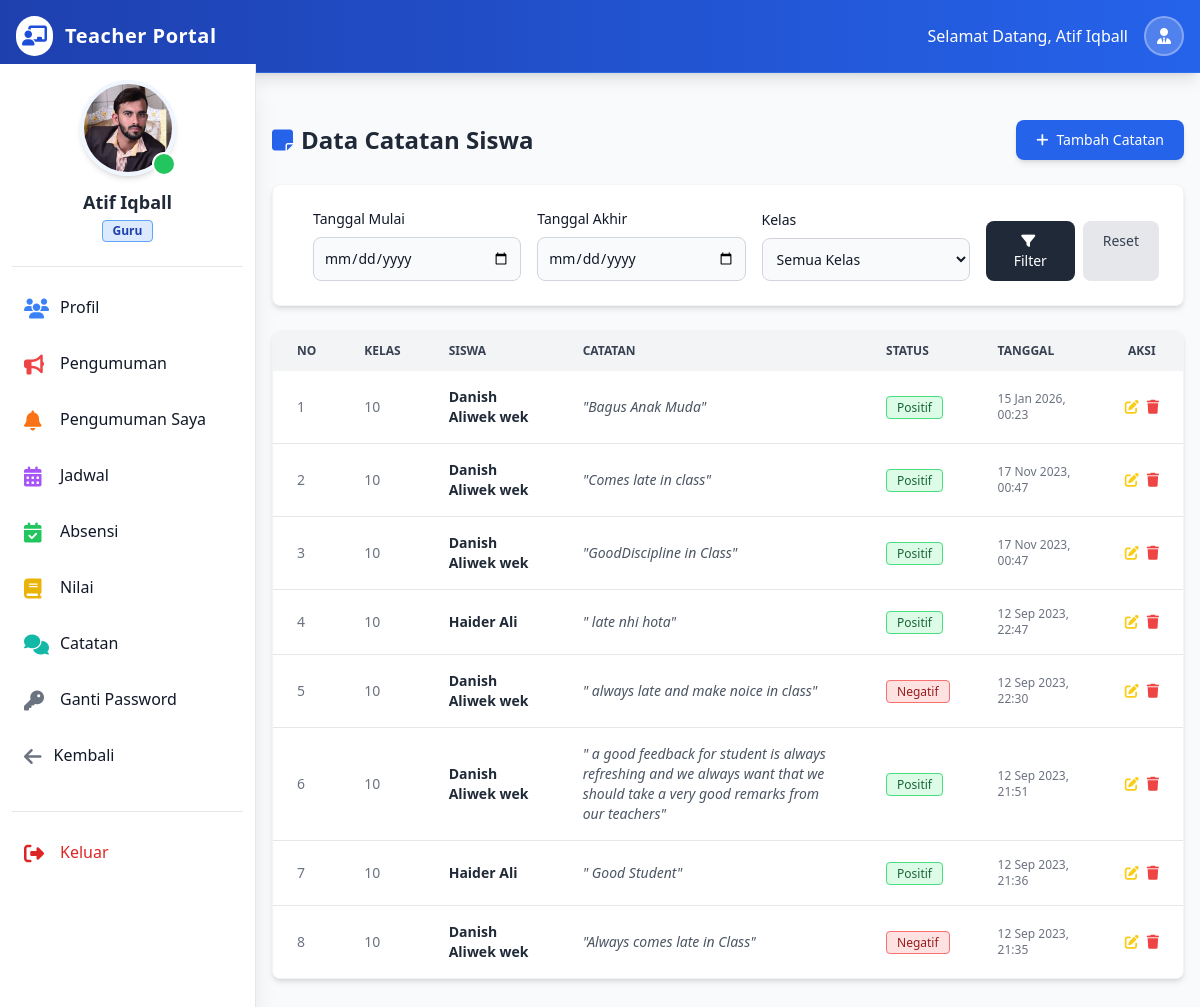
Screenshot of /guru/index.php?catatan (signed in) with the database file from the repository.
### tables this page shows
CREATE TABLE `guru` (
  `id_guru` int NOT NULL,
  `nama_guru` varchar(100) NOT NULL,
  `email_guru` varchar(100) NOT NULL,
  `password_guru` varchar(200) NOT NULL,
  `tanggal_lahir_guru` date NOT NULL,
  `foto_guru` varchar(300) NOT NULL,
  `mapel_guru` varchar(50) NOT NULL,
  `telepon_guru` varchar(30) NOT NULL,
  `alamat_guru` varchar(100) NOT NULL,
  `umur_guru` int NOT NULL,
  `jekel_guru` enum('Laki_Laki','Perempuan') NOT NULL,
  `status_guru` enum('Aktif','Disable') NOT NULL DEFAULT 'Aktif',
  `tanggal_regis_guru` datetime NOT NULL DEFAULT CURRENT_TIMESTAMP
);

CREATE TABLE `catatan_siswa` (
  `id_catatan` int NOT NULL,
  `c_id_guru` int NOT NULL,
  `c_id_kelas` int NOT NULL,
  `c_id_siswa` int NOT NULL,
  `catatan` varchar(500) NOT NULL,
  `status` enum('Positif','Negatif') NOT NULL,
  `created_at` datetime NOT NULL DEFAULT CURRENT_TIMESTAMP
);

CREATE TABLE `kelas` (
  `id_kelas` int NOT NULL,
  `nama_kelas` varchar(50) NOT NULL,
  `nama_mapel` varchar(300) NOT NULL,
  `nama_seksi` varchar(50) NOT NULL,
  `k_id_guru` int NOT NULL,
  `created_at` datetime NOT NULL DEFAULT CURRENT_TIMESTAMP
);

CREATE TABLE `siswa` (
  `id_siswa` int NOT NULL,
  `id_sims` varchar(20) NOT NULL,
  `nama_siswa` varchar(100) NOT NULL,
  `email_siswa` varchar(30) NOT NULL,
  `password_siswa` varchar(200) NOT NULL,
  `kelas_siswa` int NOT NULL,
  `seksi_siswa` int NOT NULL,
  `tanggal_lahir_siswa` date NOT NULL,
  `foto_siswa` varchar(300) NOT NULL,
  `telepon_siswa` varchar(30) NOT NULL,
  `alamat_siswa` varchar(200) NOT NULL,
  `umur_siswa` int NOT NULL,
  `jekel_siswa` enum('Laki_Laki','Perempuan') NOT NULL,
  `status_siswa` enum('Aktif','Disable') NOT NULL DEFAULT 'Aktif',
  `tanggal_regis_siswa` datetime NOT NULL DEFAULT CURRENT_TIMESTAMP,
  `nik_ortu` varchar(20) DEFAULT NULL
);

### guru/catatan.php (the view, shortened to what this page needs)
<div class="p-4 sm:ml-64">
    <div class="max-w-6xl mx-auto mt-10">
        <div class="flex flex-col md:flex-row justify-between items-center mb-6 gap-4">
            <h1 class="text-2xl font-bold text-gray-800 flex items-center self-start md:self-auto">
                <i class="fas fa-sticky-note text-blue-600 mr-2"></i> Data Catatan Siswa
            </h1>
            <a href="index.php?tambah_catatan" class="text-white bg-blue-600 hover:bg-blue-700 focus:ring-4 focus:ring-blue-300 font-medium rounded-lg text-sm px-5 py-2.5 shadow-md transition flex items-center self-stretch md:self-auto justify-center">
                <i class="fas fa-plus mr-2"></i> Tambah Catatan
            </a>
        </div>
        <?php
        $limit = 10;
        $page = isset($_GET['page']) ? (int)$_GET['page'] : 1;
        $offset = ($page - 1) * $limit;
        $start_date = isset($_GET['start_date']) ? $_GET['start_date'] : '';
        $end_date = isset($_GET['end_date']) ? $_GET['end_date'] : '';
        $where_clauses = ["1=1"];
        $where_sql = implode(' AND ', $where_clauses);
        $feedback_sql = "SELECT c.*, k.nama_kelas, s.nama_siswa
                         FROM `catatan_siswa` c
                         JOIN `kelas` k ON c.c_id_kelas = k.id_kelas
                         JOIN `siswa` s ON c.c_id_siswa = s.id_siswa
                         WHERE $where_sql
                         ORDER BY c.created_at DESC
                         LIMIT $limit OFFSET $offset";
        $feedback_result = $conn->query($feedback_sql);
        ?>
        <div class="bg-white rounded-lg shadow-md p-6 mb-6 border border-gray-100">
            <form method="get" action="index.php" class="space-y-4 md:space-y-0 md:flex md:space-x-4 items-end">
                <div class="w-full md:w-1/4">
                    <label class="block mb-2 text-sm font-medium text-gray-900">Tanggal Mulai</label>
                    <input type="date" name="start_date" class="bg-gray-50 border border-gray-300 text-gray-900 text-sm rounded-lg focus:ring-blue-500 focus:border-blue-500 block w-full p-2.5" value="<?= $start_date ?>">
                </div>
                <div class="w-full md:w-1/4">
                    <label class="block mb-2 text-sm font-medium text-gray-900">Tanggal Akhir</label>
                    <input type="date" name="end_date" class="bg-gray-50 border border-gray-300 text-gray-900 text-sm rounded-lg focus:ring-blue-500 focus:border-blue-500 block w-full p-2.5" value="<?= $end_date ?>">
                </div>
                <div class="w-full md:w-1/4">
                    <label class="block mb-2 text-sm font-medium text-gray-900">Kelas</label>
                    <select name="class_id" class="bg-gray-50 border border-gray-300 text-gray-900 text-sm rounded-lg focus:ring-blue-500 focus:border-blue-500 block w-full p-2.5">
                        <option value="" selected>Semua Kelas</option>
                    </select>
                </div>
                <div class="w-full md:w-auto flex gap-2">
                    <button type="submit" class="text-white bg-gray-800 hover:bg-gray-900 focus:ring-4 focus:outline-none focus:ring-gray-300 font-medium rounded-lg text-sm w-full sm:w-auto px-5 py-2.5 text-center">
                        <i class="fas fa-filter mr-1"></i> Filter
                    </button>
                    <a href="index.php?catatan" class="text-gray-700 bg-gray-200 hover:bg-gray-300 focus:ring-4 focus:outline-none focus:ring-gray-100 font-medium rounded-lg text-sm w-full sm:w-auto px-5 py-2.5 text-center">
                        Reset
                    </a>
                </div>
            </form>
        </div>
        <div class="bg-white rounded-lg shadow-md border border-gray-100 overflow-hidden flex flex-col min-h-[400px]">
            <div class="overflow-x-auto flex-grow">
                <table class="w-full text-sm text-left text-gray-500">
                    <thead class="text-xs text-gray-700 uppercase bg-gray-100">
                        <tr>
                            <th scope="col" class="px-6 py-3 w-10">No</th>
                            <th scope="col" class="px-6 py-3">Kelas</th>
                            <th scope="col" class="px-6 py-3">Siswa</th>
                            <th scope="col" class="px-6 py-3 w-1/3">Catatan</th>
                            <th scope="col" class="px-6 py-3">Status</th>
                            <th scope="col" class="px-6 py-3">Tanggal</th>
                            <th scope="col" class="px-6 py-3 text-center">Aksi</th>
                        </tr>
                    </thead>
                    <tbody class="divide-y divide-gray-200">
                        <?php
                        if ($feedback_result && $feedback_result->num_rows > 0) {
                            $display_no = $offset + 1;
                            while ($row = $feedback_result->fetch_assoc()) {
                                $status_badge = '';
                                if ($row['status'] == 'Positif') {
                                    $status_badge = '<span class="bg-green-100 text-green-800 text-xs font-medium px-2.5 py-0.5 rounded border border-green-400">Positif</span>';
                                } elseif ($row['status'] == 'Negatif') {
                                    $status_badge = '<span class="bg-red-100 text-red-800 text-xs font-medium px-2.5 py-0.5 rounded border border-red-400">Negatif</span>';
                                } else {
                                    $status_badge = '<span class="bg-gray-100 text-gray-800 text-xs font-medium px-2.5 py-0.5 rounded border border-gray-400">'.htmlspecialchars($row['status']).'</span>';
                                }
                        ?>
                            <tr class="bg-white hover:bg-gray-50 transition border-b">
                                <td class="px-6 py-4 font-medium"><?= $display_no++ ?></td>
                                <td class="px-6 py-4"><?= htmlspecialchars($row['nama_kelas']) ?></td>
                                <td class="px-6 py-4 font-semibold text-gray-800"><?= htmlspecialchars($row['nama_siswa']) ?></td>
                                <td class="px-6 py-4 text-gray-600 italic">"<?= htmlspecialchars($row['catatan']) ?>"</td>
                                <td class="px-6 py-4"><?= $status_badge ?></td>
                                <td class="px-6 py-4 text-xs text-gray-500">
                                    <?= date('d M Y, H:i', strtotime($row['created_at'])) ?>
                                </td>
                                <td class="px-6 py-4 text-center">
                                    <div class="flex justify-center space-x-2">
                                        <a href="index.php?edit_catatan_id=<?= $row['id_catatan'] ?>" class="text-yellow-400 hover:text-yellow-600 transition" title="Edit">
                                            <i class="fas fa-edit"></i>
                                        </a>
                                        <a href="index.php?hapus_catatan_id=<?= $row['id_catatan'] ?>" class="text-red-500 hover:text-red-700 transition delete-btn-catatan" title="Hapus">
                                            <i class="fas fa-trash"></i>
                                        </a>
                                    </div>
                                </td>
                            </tr>
                        <?php
                            }
                        } else {
                            echo '<tr><td colspan="7" class="px-6 py-8 text-center text-gray-500 italic">Belum ada catatan siswa.</td></tr>';
                        }
                        ?>
                    </tbody>
                </table>
            </div>
        </div>
    </div>
</div>

### guru/partials/teacher_sidebar.php (shortened to what this page needs)
<?php
    require_once('../partials/_connection.php');
    $teacher_id = $_SESSION['teacher_id'];
    $sidebar_sql = "SELECT * FROM `guru` WHERE id_guru = '$teacher_id'";
    $sidebar_result = $conn->query($sidebar_sql);
    if ($sidebar_result && $sidebar_result->num_rows > 0) {
        $sidebar_row = $sidebar_result->fetch_assoc();
        $teacher_pic = $sidebar_row['foto_guru'];
        $teacher_name = $sidebar_row['nama_guru'];
    } else {
        $teacher_pic = $_SESSION['teacher_pic'];
        $teacher_name = $_SESSION['teacher_name'];
        $teacher_email = $_SESSION['teacher_email'];
    }
?>
<aside class="fixed left-0 top-16 w-64 h-full bg-white shadow-xl overflow-y-auto border-r border-gray-200 z-40 transition-transform -translate-x-full sm:translate-x-0" id="logo-sidebar" aria-label="Sidebar">
    <div class="h-full px-3 py-4 overflow-y-auto bg-white pb-24">
        <div class="flex flex-col items-center pb-6 border-b border-gray-200 mb-4">
            <div class="relative">
                <img class="w-24 h-24 rounded-full object-cover border-4 border-blue-50 shadow-md" src="../admin/admin_images/registration/<?= $teacher_pic ?>" alt="Profile" onerror="this.src='https://ui-avatars.com/api/?name=<?= urlencode($teacher_name) ?>&background=random'">
                <div class="absolute bottom-0 right-0 w-6 h-6 bg-green-500 border-2 border-white rounded-full"></div>
            </div>
            <h5 class="mt-3 text-lg font-bold text-gray-800 text-center"><?= htmlspecialchars($teacher_name) ?></h5>
            <div class="flex flex-col items-center text-sm text-gray-500 mt-1">
                <span class="bg-blue-100 text-blue-800 text-xs font-semibold px-2.5 py-0.5 rounded border border-blue-400">Guru</span>
            </div>
        </div>
        <ul class="space-y-2 font-medium">
            <li>
                <a href="index.php?profil" class="flex items-center p-3 text-gray-900 rounded-lg hover:bg-blue-50 group transition duration-200">
                    <i class="fas fa-users w-6 h-6 text-xl text-blue-500 group-hover:text-blue-700"></i>
                    <span class="ml-3 group-hover:translate-x-1 transition-transform">Profil</span>
                </a>
            </li>
            <li>
                <a href="index.php?pengumuman" class="flex items-center p-3 text-gray-900 rounded-lg hover:bg-blue-50 group transition duration-200">
                    <i class="fas fa-bullhorn w-6 h-6 text-xl text-red-500 group-hover:text-red-700"></i>
                    <span class="ml-3 group-hover:translate-x-1 transition-transform">Pengumuman</span>
                </a>
            </li>
            <li>
                <a href="index.php?pengumuman_saya" class="flex items-center p-3 text-gray-900 rounded-lg hover:bg-blue-50 group transition duration-200">
                    <i class="fas fa-bell w-6 h-6 text-xl text-orange-500 group-hover:text-orange-700"></i>
                    <span class="ml-3 group-hover:translate-x-1 transition-transform">Pengumuman Saya</span>
                </a>
            </li>
            <li>
                <a href="index.php?jadwal" class="flex items-center p-3 text-gray-900 rounded-lg hover:bg-blue-50 group transition duration-200">
                    <i class="fas fa-calendar-alt w-6 h-6 text-xl text-purple-500 group-hover:text-purple-700"></i>
                    <span class="ml-3 group-hover:translate-x-1 transition-transform">Jadwal</span>
                </a>
            </li>
            <li>
                <a href="index.php?absensi" class="flex items-center p-3 text-gray-900 rounded-lg hover:bg-blue-50 group transition duration-200">
                    <i class="fas fa-calendar-check w-6 h-6 text-xl text-green-500 group-hover:text-green-700"></i>
                    <span class="ml-3 group-hover:translate-x-1 transition-transform">Absensi</span>
                </a>
            </li>
            <li>
                <a href="index.php?nilai" class="flex items-center p-3 text-gray-900 rounded-lg hover:bg-blue-50 group transition duration-200">
                    <i class="fas fa-book w-6 h-6 text-xl text-yellow-500 group-hover:text-yellow-700"></i>
                    <span class="ml-3 group-hover:translate-x-1 transition-transform">Nilai</span>
                </a>
            </li>
            <li>
                <a href="index.php?catatan" class="flex items-center p-3 text-gray-900 rounded-lg hover:bg-blue-50 group transition duration-200">
                    <i class="fas fa-comments w-6 h-6 text-xl text-teal-500 group-hover:text-teal-700"></i>
                    <span class="ml-3 group-hover:translate-x-1 transition-transform">Catatan</span>
                </a>
            </li>
            <li>
                <a href="index.php?ganti_password" class="flex items-center p-3 text-gray-900 rounded-lg hover:bg-blue-50 group transition duration-200">
                    <i class="fas fa-key w-6 h-6 text-xl text-gray-500 group-hover:text-gray-700"></i>
                    <span class="ml-3 group-hover:translate-x-1 transition-transform">Ganti Password</span>
                </a>
            </li>
             <li>
                <a href="../index.php" class="flex items-center p-3 text-gray-900 rounded-lg hover:bg-blue-50 group transition duration-200">
                    <i class="fas fa-arrow-left w-  6 h-6 text-xl text-gray-500 group-hover:text-gray-700"></i>
                    <span class="ml-3 group-hover:translate-x-1 transition-transform">Kembali</span>
                </a>
            </li>
        </ul>
        <div class="mt-8 border-t border-gray-200 pt-4">
            <ul class="space-y-2 font-medium">
                <li>
                     <a href="index.php?logout" class="flex items-center p-3 text-red-600 rounded-lg hover:bg-red-50 group transition duration-200">
                        <i class="fas fa-sign-out-alt w-6 h-6 text-xl"></i>
                        <span class="ml-3">Keluar</span>
                    </a>
                </li>
            </ul>
        </div>
    </div>
</aside>

### guru/partials/teacher_head.php (style rules this page uses)
body { font-family: 'Inter', sans-serif; background-color: #f3f4f6; }

### rows the page displays
guru: foto_guru (picture), nama_guru "Atif Iqball"
catatan_siswa: kelas.nama_kelas "10", siswa.nama_siswa "Danish Aliwek wek", catatan "Bagus Anak Muda", status "Positif", created_at "15 Jan 2026, 00:23"
catatan_siswa: kelas.nama_kelas "10", siswa.nama_siswa "Danish Aliwek wek", catatan "Comes late in class", status "Positif", created_at "17 Nov 2023, 00:47"
catatan_siswa: kelas.nama_kelas "10", siswa.nama_siswa "Danish Aliwek wek", catatan "GoodDiscipline in Class", status "Positif", created_at "17 Nov 2023, 00:47"
catatan_siswa: kelas.nama_kelas "10", siswa.nama_siswa "Haider Ali", catatan "late nhi hota", status "Positif", created_at "12 Sep 2023, 22:47"
catatan_siswa: kelas.nama_kelas "10", siswa.nama_siswa "Danish Aliwek wek", catatan "always late and make noice in class", status "Negatif", created_at "12 Sep 2023, 22:30"
catatan_siswa: kelas.nama_kelas "10", siswa.nama_siswa "Danish Aliwek wek", catatan "a good feedback for student is always refreshing and we always want that we should take a very good remarks from our teachers", status "Positif", created_at "12 Sep 2023, 21:51"
catatan_siswa: kelas.nama_kelas "10", siswa.nama_siswa "Haider Ali", catatan "Good Student", status "Positif", created_at "12 Sep 2023, 21:36"
catatan_siswa: kelas.nama_kelas "10", siswa.nama_siswa "Danish Aliwek wek", catatan "Always comes late in Class", status "Negatif", created_at "12 Sep 2023, 21:35"

### other values shown
$teacher_name "Atif Iqball"
